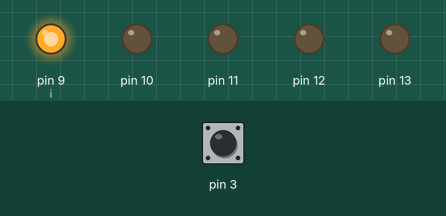
A sketch run on a simulated Arduino Uno, built with avr-gcc and run on an emulated ATmega328P. Shown: output pins drawn as LEDs (lit = HIGH). Inputs (shaded band) come from the test bench; at power-on: pin 3 LOW.

Above: at 1.2 s.
1.3 s: pin 3 driven HIGH
At 1.6 s:
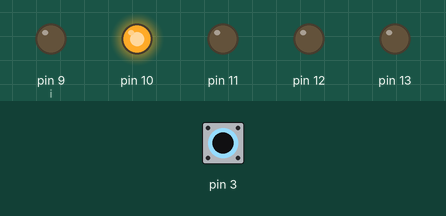
2.8 s: pin 3 pulsed LOW 5 times (0.12 s each, 0.3 s apart)
At 3.07 s:
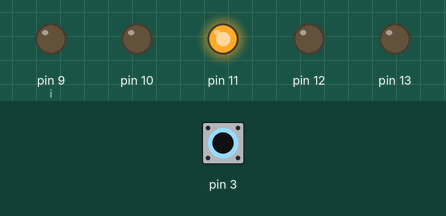
At 3.67 s:
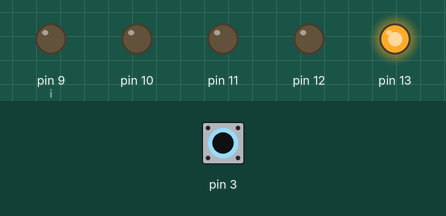
Timing chart, 0 to 5.8 s (numbered marks = the images above; inputs shaded):
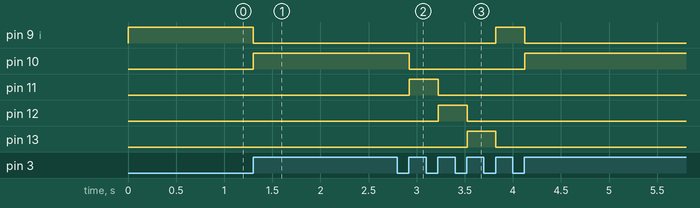

Measured:
- after the input at 1.3 s, pin 9 (i): HIGH → LOW at once; pin 10: LOW → HIGH at once
- after the input at 2.8 s, pin 9 (i): LOW → HIGH after 1.0 s, → LOW 0.30 s later; pin 10: HIGH → LOW after 0.12 s, → HIGH 1.2 s later; pin 11: LOW → HIGH after 0.12 s, → LOW 0.30 s later; pin 12: LOW → HIGH after 0.42 s, → LOW 0.30 s later; pin 13: LOW → HIGH after 0.72 s, → LOW 0.30 s later

The sketch:

botones.ino
```cpp
int i = 9;

void setup()
{
      pinMode(3,  INPUT);
      pinMode(9, OUTPUT);
      pinMode(10, OUTPUT);
      pinMode(11, OUTPUT);
      pinMode(12, OUTPUT);
      pinMode(13, OUTPUT);

    digitalWrite(i, HIGH);
}

int estadoBoton = 0;
int estadoAnterior = 0;

void loop()
{

  estadoBoton = digitalRead(3);

  if(estadoBoton == 1 && estadoAnterior == 0)
  {
  if(digitalRead(3)==HIGH)
    {

    i++;

    digitalWrite(i, HIGH);
    digitalWrite(i-1,LOW);

     if(i==14)
     {
       i=9;

       digitalWrite(13,LOW);
       digitalWrite(9,HIGH);

     }

  }
  }
  estadoAnterior = estadoBoton;
  delay (10);
}
```
